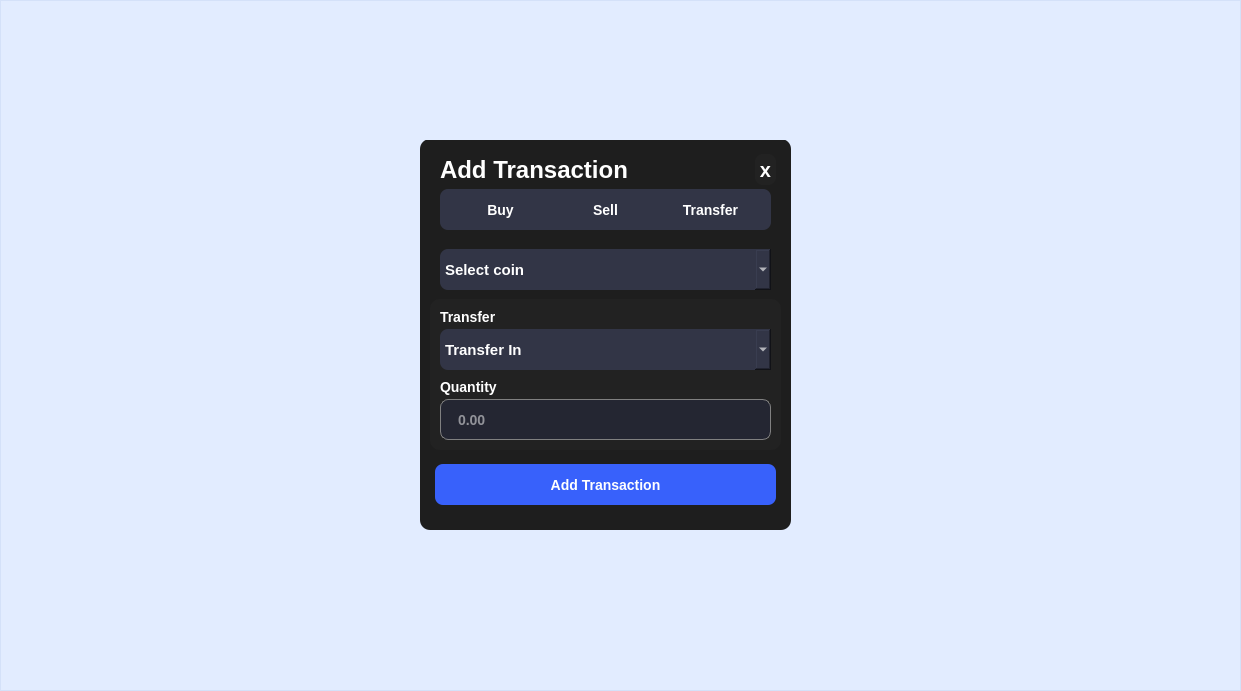
    <widget class="QFrame" name="ColorChangeFrame">
     <property name="geometry">
      <rect>
       <x>0</x>
       <y>0</y>
       <width>1241</width>
       <height>691</height>
      </rect>
     </property>
     <property name="styleSheet">
      <string notr="true">QFrame{
	background-color: rgba(56, 97, 251, 0.15);
	background-color: rgba(105,155,255,0.1);
}</string>
     </property>
     <property name="frameShape">
      <enum>QFrame::StyledPanel</enum>
     </property>
     <property name="frameShadow">
      <enum>QFrame::Raised</enum>
     </property>
     <widget class="QWidget" name="TransactionWidget" native="true">
      <property name="geometry">
       <rect>
        <x>420</x>
        <y>140</y>
        <width>371</width>
        <height>391</height>
       </rect>
      </property>
      <property name="styleSheet">
       <string notr="true">QWidget{
	
}</string>
      </property>
      <widget class="QFrame" name="TransactionFrame">
       <property name="geometry">
        <rect>
         <x>0</x>
         <y>-1</y>
         <width>371</width>
         <height>391</height>
        </rect>
       </property>
       <property name="styleSheet">
        <string notr="true">QFrame{
	background-color: rgb(30, 30, 30);
	border-radius:10px;
}
QFrame::TransactionFrame{
	border:1px solid white;
}</string>
       </property>
       <property name="frameShape">
        <enum>QFrame::StyledPanel</enum>
       </property>
       <property name="frameShadow">
        <enum>QFrame::Raised</enum>
       </property>
       <widget class="QPushButton" name="AddTransaction_2">
        <property name="geometry">
         <rect>
          <x>10</x>
          <y>320</y>
          <width>351</width>
          <height>51</height>
         </rect>
        </property>
        <property name="font">
         <font>
          <family>Arial</family>
          <pointsize>-1</pointsize>
          <weight>75</weight>
          <bold>true</bold>
          <underline>false</underline>
          <strikeout>false</strikeout>
         </font>
        </property>
        <property name="cursor">
         <cursorShape>PointingHandCursor</cursorShape>
        </property>
        <property name="styleSheet">
         <string notr="true">QPushButton{
	background-color: #3861fb;
	border: none;
	border-radius: 8px;
	padding: 0px 24px;
	word-spacing: normal;
	text-decoration: none;
	font-size: 14px;
	font-weight: 600;
	color: white;
	margin:5px;
}
QPushButton:hover{
	background-color: #4C75FF;
	margin:5px;
}
QPushButton:pressed{
	border: 2px solid #759EFF;
}</string>
        </property>
        <property name="text">
         <string>Add Transaction</string>
        </property>
       </widget>
       <widget class="QLabel" name="TransactionLabel">
        <property name="geometry">
         <rect>
          <x>20</x>
          <y>10</y>
          <width>221</width>
          <height>41</height>
         </rect>
        </property>
        <property name="font">
         <font>
          <family>Arial</family>
          <pointsize>18</pointsize>
          <weight>81</weight>
          <bold>true</bold>
          <underline>false</underline>
          <strikeout>false</strikeout>
         </font>
        </property>
        <property name="styleSheet">
         <string notr="true">QLabel{
	color:white;
	line-spacing:normal;
	text-decoration:none;
	font-weight:650;
}</string>
        </property>
        <property name="text">
         <string>Add Transaction</string>
        </property>
       </widget>
       <widget class="QFrame" name="frame_3">
        <property name="geometry">
         <rect>
          <x>20</x>
          <y>50</y>
          <width>331</width>
          <height>41</height>
         </rect>
        </property>
        <property name="styleSheet">
         <string notr="true">QFrame{
	Background-color:#323546;
	border-radius:8px;
}</string>
        </property>
        <property name="frameShape">
         <enum>QFrame::StyledPanel</enum>
        </property>
        <property name="frameShadow">
         <enum>QFrame::Raised</enum>
        </property>
        <widget class="QPushButton" name="buy">
         <property name="geometry">
          <rect>
           <x>0</x>
           <y>0</y>
           <width>121</width>
           <height>41</height>
          </rect>
         </property>
         <property name="font">
          <font>
           <family>Arial</family>
           <pointsize>-1</pointsize>
           <weight>75</weight>
           <bold>true</bold>
           <underline>false</underline>
           <strikeout>false</strikeout>
          </font>
         </property>
         <property name="cursor">
          <cursorShape>PointingHandCursor</cursorShape>
         </property>
         <property name="styleSheet">
          <string notr="true">QPushButton{
	background-color: #323546;
	border: none;
	border-radius: 8px;
	padding: 0px 24px;
	word-spacing: normal;
	text-decoration: none;
	font-size: 14px;
	font-weight: 600;
	color: white;
	margin:5px;
}
QPushButton:hover{
	background-color: #171924;
	margin:5px;
}
QPushButton:pressed{
	background-color: #171924;
}</string>
         </property>
         <property name="text">
          <string>Buy</string>
         </property>
         <property name="checkable">
          <bool>true</bool>
         </property>
         <property name="checked">
          <bool>false</bool>
         </property>
        </widget>
        <widget class="QPushButton" name="Sell">
         <property name="geometry">
          <rect>
           <x>110</x>
           <y>0</y>
           <width>111</width>
           <height>41</height>
          </rect>
         </property>
         <property name="font">
          <font>
           <family>Arial</family>
           <pointsize>-1</pointsize>
           <weight>75</weight>
           <bold>true</bold>
           <underline>false</underline>
           <strikeout>false</strikeout>
          </font>
         </property>
         <property name="cursor">
          <cursorShape>PointingHandCursor</cursorShape>
         </property>
         <property name="styleSheet">
          <string notr="true">QPushButton{
	background-color: #323546;
	border: none;
	border-radius: 8px;
	padding: 0px 24px;
	word-spacing: normal;
	text-decoration: none;
	font-size: 14px;
	font-weight: 600;
	color: white;
	margin:5px;
}
QPushButton:hover{
	background-color: #171924;
	margin:5px;
}
QPushButton:pressed{
	background-color:#171924;
}</string>
         </property>
         <property name="text">
          <string>Sell</string>
         </property>
         <property name="checkable">
          <bool>true</bool>
         </property>
        </widget>
        <widget class="QPushButton" name="Transfer">
         <property name="geometry">
          <rect>
           <x>210</x>
           <y>0</y>
           <width>121</width>
           <height>41</height>
          </rect>
         </property>
         <property name="font">
          <font>
           <family>Arial</family>
           <pointsize>-1</pointsize>
           <weight>75</weight>
           <bold>true</bold>
           <underline>false</underline>
           <strikeout>false</strikeout>
          </font>
         </property>
         <property name="cursor">
          <cursorShape>PointingHandCursor</cursorShape>
         </property>
         <property name="styleSheet">
          <string notr="true">QPushButton{
	background-color: #323546;
	border: none;
	border-radius: 8px;
	padding: 0px 14px;
	word-spacing: normal;
	text-decoration: none;
	font-size: 14px;
	font-weight: 600;
	color: white;
	margin:5px;
}
QPushButton:hover{
	background-color: #171924;
	margin:5px;
}
QPushButton:pressed{
	background-color:#171924;
}</string>
         </property>
         <property name="text">
          <string>Transfer</string>
         </property>
         <property name="checkable">
          <bool>true</bool>
         </property>
        </widget>
       </widget>
       <widget class="QComboBox" name="comboBox">
        <property name="geometry">
         <rect>
          <x>20</x>
          <y>110</y>
          <width>331</width>
          <height>41</height>
         </rect>
        </property>
        <property name="font">
         <font>
          <family>Arial</family>
          <pointsize>-1</pointsize>
          <weight>75</weight>
          <bold>true</bold>
         </font>
        </property>
        <property name="acceptDrops">
         <bool>true</bool>
        </property>
        <property name="styleSheet">
         <string notr="true">QComboBox{
	background-color:#323546;
	border-radius:8px;
	color:white;
	font-size: 15px
}
</string>
        </property>
        <item>
         <property name="text">
          <string>Select coin</string>
         </property>
        </item>
       </widget>
       <widget class="QPushButton" name="Cross">
        <property name="geometry">
         <rect>
          <x>330</x>
          <y>10</y>
          <width>31</width>
          <height>41</height>
         </rect>
        </property>
        <property name="font">
         <font>
          <family>Arial</family>
          <pointsize>-1</pointsize>
          <weight>75</weight>
          <bold>true</bold>
          <underline>false</underline>
          <strikeout>false</strikeout>
         </font>
        </property>
        <property name="cursor">
         <cursorShape>PointingHandCursor</cursorShape>
        </property>
        <property name="styleSheet">
         <string notr="true">QPushButton{
	background-color: #222222;
	border: none;
	border-radius: 8px;
	word-spacing: normal;
	text-decoration: none;
	font-size: 20px;
	font-weight: 600;
	color: white;
	margin:5px;
}
QPushButton:hover{
	background-color: red;
	margin:5px;
}
QPushButton:pressed{
	background-color: red;
}</string>
        </property>
        <property name="text">
         <string>x</string>
        </property>
       </widget>
       <widget class="QLineEdit" name="Quantity">
        <property name="geometry">
         <rect>
          <x>20</x>
          <y>190</y>
          <width>161</width>
          <height>31</height>
         </rect>
        </property>
        <property name="palette">
         <palette>
          <active>
           <colorrole role="WindowText">
            <brush brushstyle="SolidPattern">
             <color alpha="255">
              <red>255</red>
              <green>255</green>
              <blue>255</blue>
             </color>
            </brush>
           </colorrole>
           <colorrole role="Button">
            <brush brushstyle="SolidPattern">
             <color alpha="255">
              <red>36</red>
              <green>38</green>
              <blue>50</blue>
             </color>
            </brush>
           </colorrole>
           <colorrole role="Text">
            <brush brushstyle="SolidPattern">
             <color alpha="255">
              <red>255</red>
              <green>255</green>
              <blue>255</blue>
             </color>
            </brush>
           </colorrole>
           <colorrole role="ButtonText">
            <brush brushstyle="SolidPattern">
             <color alpha="255">
              <red>255</red>
              <green>255</green>
              <blue>255</blue>
             </color>
            </brush>
           </colorrole>
           <colorrole role="Base">
            <brush brushstyle="SolidPattern">
             <color alpha="255">
              <red>36</red>
              <green>38</green>
              <blue>50</blue>
             </color>
            </brush>
           </colorrole>
           <colorrole role="Window">
            <brush brushstyle="SolidPattern">
             <color alpha="255">
              <red>36</red>
              <green>38</green>
              <blue>50</blue>
             </color>
            </brush>
           </colorrole>
           <colorrole role="PlaceholderText">
            <brush brushstyle="NoBrush">
             <color alpha="128">
              <red>255</red>
              <green>255</green>
              <blue>255</blue>
             </color>
            </brush>
           </colorrole>
          </active>
          <inactive>
           <colorrole role="WindowText">
            <brush brushstyle="SolidPattern">
             <color alpha="255">
              <red>255</red>
              <green>255</green>
              <blue>255</blue>
             </color>
            </brush>
           </colorrole>
           <colorrole role="Button">
            <brush brushstyle="SolidPattern">
             <color alpha="255">
              <red>36</red>
              <green>38</green>
              <blue>50</blue>
             </color>
            </brush>
           </colorrole>
           <colorrole role="Text">
            <brush brushstyle="SolidPattern">
             <color alpha="255">
              <red>255</red>
              <green>255</green>
              <blue>255</blue>
             </color>
            </brush>
           </colorrole>
           <colorrole role="ButtonText">
            <brush brushstyle="SolidPattern">
             <color alpha="255">
              <red>255</red>
              <green>255</green>
              <blue>255</blue>
             </color>
            </brush>
           </colorrole>
           <colorrole role="Base">
            <brush brushstyle="SolidPattern">
             <color alpha="255">
              <red>36</red>
              <green>38</green>
              <blue>50</blue>
             </color>
            </brush>
           </colorrole>
           <colorrole role="Window">
            <brush brushstyle="SolidPattern">
             <color alpha="255">
              <red>36</red>
              <green>38</green>
              <blue>50</blue>
             </color>
            </brush>
           </colorrole>
           <colorrole role="PlaceholderText">
            <brush brushstyle="NoBrush">
             <color alpha="128">
              <red>255</red>
              <green>255</green>
              <blue>255</blue>
             </color>
            </brush>
           </colorrole>
          </inactive>
          <disabled>
           <colorrole role="WindowText">
            <brush brushstyle="SolidPattern">
             <color alpha="255">
              <red>255</red>
              <green>255</green>
              <blue>255</blue>
             </color>
            </brush>
           </colorrole>
           <colorrole role="Button">
            <brush brushstyle="SolidPattern">
             <color alpha="255">
              <red>36</red>
              <green>38</green>
              <blue>50</blue>
             </color>
            </brush>
           </colorrole>
           <colorrole role="Text">
            <brush brushstyle="SolidPattern">
             <color alpha="255">
              <red>255</red>
              <green>255</green>
              <blue>255</blue>
             </color>
            </brush>
           </colorrole>
           <colorrole role="ButtonText">
            <brush brushstyle="SolidPattern">
             <color alpha="255">
              <red>255</red>
              <green>255</green>
              <blue>255</blue>
             </color>
            </brush>
           </colorrole>
           <colorrole role="Base">
            <brush brushstyle="SolidPattern">
             <color alpha="255">
              <red>36</red>
              <green>38</green>
              <blue>50</blue>
             </color>
            </brush>
           </colorrole>
           <colorrole role="Window">
            <brush brushstyle="SolidPattern">
             <color alpha="255">
              <red>36</red>
              <green>38</green>
              <blue>50</blue>
             </color>
            </brush>
           </colorrole>
           <colorrole role="PlaceholderText">
            <brush brushstyle="NoBrush">
             <color alpha="128">
              <red>255</red>
              <green>255</green>
              <blue>255</blue>
             </color>
            </brush>
           </colorrole>
          </disabled>
         </palette>
        </property>
        <property name="font">
         <font>
          <family>Arial</family>
          <pointsize>-1</pointsize>
          <weight>75</weight>
          <bold>true</bold>
         </font>
        </property>
        <property name="styleSheet">
         <string notr="true">QLineEdit{
	background-color:#323546;
	background-color: rgb(36, 38, 50);
	border-radius:8px;
	border:0.5px solid gray;
	font-size:14px;
	padding-left:15px;
	color:white;
}
QLineEdit:hover{
	border-color:#3861fb;
}
QLineEdit:pressed{
	border-color:#3861fb;
}
QLineEdit:placeholderText{
	color:gray;
}</string>
        </property>
        <property name="text">
         <string/>
        </property>
        <property name="placeholderText">
         <string>0.00</string>
        </property>
        <property name="clearButtonEnabled">
         <bool>true</bool>
        </property>
       </widget>
       <widget class="QLabel" name="label">
        <property name="geometry">
         <rect>
          <x>20</x>
          <y>170</y>
          <width>71</width>
          <height>16</height>
         </rect>
        </property>
        <property name="font">
         <font>
          <family>Arial</family>
          <pointsize>-1</pointsize>
          <weight>75</weight>
          <bold>true</bold>
         </font>
        </property>
        <property name="styleSheet">
         <string notr="true">QLabel{
	color:white;
	font-weight:600;
	font-size:14px;
}</string>
        </property>
        <property name="text">
         <string>Quantity</string>
        </property>
       </widget>
       <widget class="QLabel" name="label_2">
        <property name="geometry">
         <rect>
          <x>190</x>
          <y>170</y>
          <width>111</width>
          <height>16</height>
         </rect>
        </property>
        <property name="font">
         <font>
          <family>Arial</family>
          <pointsize>-1</pointsize>
          <weight>75</weight>
          <bold>true</bold>
         </font>
        </property>
        <property name="styleSheet">
         <string notr="true">QLabel{
	color:white;
	font-weight:600;
	font-size:14px;
}</string>
        </property>
        <property name="text">
         <string>Price Per Coin</string>
        </property>
       </widget>
       <widget class="QLineEdit" name="CoinPrice">
        <property name="geometry">
         <rect>
          <x>190</x>
          <y>190</y>
          <width>161</width>
          <height>31</height>
         </rect>
        </property>
        <property name="font">
         <font>
          <family>Arial</family>
          <pointsize>-1</pointsize>
          <weight>75</weight>
          <bold>true</bold>
         </font>
        </property>
        <property name="styleSheet">
         <string notr="true">QLineEdit{
	background-color:#323546;
	background-color: rgb(36, 38, 50);
	border-radius:8px;
	font-size:14px;
	border:0.5px solid gray;
	padding-left:25px;
	color:white;
}
QLineEdit:hover{
	border-color:#3861fb;
}
QLineEdit:clicked{
	border-color:#3861fb;
}</string>
        </property>
        <property name="clearButtonEnabled">
         <bool>true</bool>
        </property>
       </widget>
       <widget class="QFrame" name="frame_2">
        <property name="geometry">
         <rect>
          <x>20</x>
          <y>230</y>
          <width>331</width>
          <height>80</height>
         </rect>
        </property>
        <property name="styleSheet">
         <string notr="true">QFrame{
	background-color:#323546;
	background-color: rgb(36, 38, 50);
	border-radius:8px;
	border:0.5px solid gray;
	font-weight:600;
	color:white;
}</string>
        </property>
        <property name="frameShape">
         <enum>QFrame::StyledPanel</enum>
        </property>
        <property name="frameShadow">
         <enum>QFrame::Raised</enum>
        </property>
        <widget class="QLineEdit" name="TotalSpent">
         <property name="enabled">
          <bool>false</bool>
         </property>
         <property name="geometry">
          <rect>
           <x>20</x>
           <y>30</y>
           <width>281</width>
           <height>31</height>
          </rect>
         </property>
         <property name="font">
          <font>
           <family>Arial</family>
           <pointsize>18</pointsize>
           <weight>75</weight>
           <bold>true</bold>
           <underline>false</underline>
           <strikeout>false</strikeout>
          </font>
         </property>
         <property name="mouseTracking">
          <bool>false</bool>
         </property>
         <property name="acceptDrops">
          <bool>false</bool>
         </property>
         <property name="styleSheet">
          <string notr="true">QLineEdit{
	background-color:#323546;
	background-color: rgb(36, 38, 50);
	border:none;
	text-decoration:none;
	color:white;
}</string>
         </property>
         <property name="text">
          <string>$0</string>
         </property>
        </widget>
        <widget class="QLabel" name="Total_label">
         <property name="geometry">
          <rect>
           <x>20</x>
           <y>10</y>
           <width>151</width>
           <height>16</height>
          </rect>
         </property>
         <property name="font">
          <font>
           <family>Arial</family>
           <pointsize>-1</pointsize>
           <weight>75</weight>
           <bold>true</bold>
          </font>
         </property>
         <property name="styleSheet">
          <string notr="true">QLabel{
	color:#9ca2b5;
	font-size:14px;
	border:none;
}</string>
         </property>
         <property name="text">
          <string>Total Spent</string>
         </property>
        </widget>
       </widget>
       <widget class="QLabel" name="Dollar">
        <property name="geometry">
         <rect>
          <x>200</x>
          <y>195</y>
          <width>16</width>
          <height>21</height>
         </rect>
        </property>
        <property name="font">
         <font>
          <family>Arial</family>
          <pointsize>-1</pointsize>
          <weight>75</weight>
          <bold>true</bold>
         </font>
        </property>
        <property name="styleSheet">
         <string notr="true">QLabel{
background:none;
	color:white;
	font-size:16px;
}</string>
        </property>
        <property name="text">
         <string>$</string>
        </property>
       </widget>
       <widget class="QFrame" name="TransferFrame">
        <property name="geometry">
         <rect>
          <x>10</x>
          <y>160</y>
          <width>351</width>
          <height>151</height>
         </rect>
        </property>
        <property name="styleSheet">
         <string notr="true">QFrame{
	background-color:rgb(34,34,34);
}</string>
        </property>
        <property name="frameShape">
         <enum>QFrame::StyledPanel</enum>
        </property>
        <property name="frameShadow">
         <enum>QFrame::Raised</enum>
        </property>
        <widget class="QLabel" name="label_3">
         <property name="geometry">
          <rect>
           <x>10</x>
           <y>10</y>
           <width>71</width>
           <height>16</height>
          </rect>
         </property>
         <property name="font">
          <font>
           <family>Arial</family>
           <pointsize>-1</pointsize>
           <weight>75</weight>
           <bold>true</bold>
          </font>
         </property>
         <property name="styleSheet">
          <string notr="true">QLabel{
	color:white;
	font-weight:600;
	font-size:14px;
}</string>
         </property>
         <property name="text">
          <string>Transfer</string>
         </property>
        </widget>
        <widget class="QComboBox" name="comboBox_2">
         <property name="geometry">
          <rect>
           <x>10</x>
           <y>30</y>
           <width>331</width>
           <height>41</height>
          </rect>
         </property>
         <property name="font">
          <font>
           <family>Arial</family>
           <pointsize>-1</pointsize>
           <weight>75</weight>
           <bold>true</bold>
          </font>
         </property>
         <property name="acceptDrops">
          <bool>true</bool>
         </property>
         <property name="styleSheet">
          <string notr="true">QComboBox{
	background-color:#323546;
	border-radius:8px;
	color:white;
	font-size: 15px
}
</string>
         </property>
         <item>
          <property name="text">
           <string>Transfer In</string>
          </property>
         </item>
         <item>
          <property name="text">
           <string>Transfer Out</string>
          </property>
         </item>
        </widget>
        <widget class="QLabel" name="label_4">
         <property name="geometry">
          <rect>
           <x>10</x>
           <y>80</y>
           <width>71</width>
           <height>16</height>
          </rect>
         </property>
         <property name="font">
          <font>
           <family>Arial</family>
           <pointsize>-1</pointsize>
           <weight>75</weight>
           <bold>true</bold>
          </font>
         </property>
         <property name="styleSheet">
          <string notr="true">QLabel{
	color:white;
	font-weight:600;
	font-size:14px;
}</string>
         </property>
         <property name="text">
          <string>Quantity</string>
         </property>
        </widget>
        <widget class="QLineEdit" name="Quantity_2">
         <property name="geometry">
          <rect>
           <x>10</x>
           <y>100</y>
           <width>331</width>
           <height>41</height>
          </rect>
         </property>
         <property name="palette">
          <palette>
           <active>
            <colorrole role="WindowText">
             <brush brushstyle="SolidPattern">
              <color alpha="255">
               <red>255</red>
               <green>255</green>
               <blue>255</blue>
              </color>
             </brush>
            </colorrole>
            <colorrole role="Button">
             <brush brushstyle="SolidPattern">
              <color alpha="255">
               <red>36</red>
               <green>38</green>
               <blue>50</blue>
              </color>
             </brush>
            </colorrole>
            <colorrole role="Text">
             <brush brushstyle="SolidPattern">
              <color alpha="255">
               <red>255</red>
               <green>255</green>
               <blue>255</blue>
              </color>
             </brush>
            </colorrole>
            <colorrole role="ButtonText">
             <brush brushstyle="SolidPattern">
              <color alpha="255">
               <red>255</red>
               <green>255</green>
               <blue>255</blue>
              </color>
             </brush>
            </colorrole>
            <colorrole role="Base">
             <brush brushstyle="SolidPattern">
              <color alpha="255">
               <red>36</red>
               <green>38</green>
               <blue>50</blue>
              </color>
             </brush>
            </colorrole>
            <colorrole role="Window">
             <brush brushstyle="SolidPattern">
              <color alpha="255">
               <red>36</red>
               <green>38</green>
               <blue>50</blue>
              </color>
             </brush>
            </colorrole>
            <colorrole role="PlaceholderText">
             <brush brushstyle="NoBrush">
              <color alpha="128">
               <red>255</red>
               <green>255</green>
               <blue>255</blue>
              </color>
             </brush>
            </colorrole>
           </active>
           <inactive>
            <colorrole role="WindowText">
             <brush brushstyle="SolidPattern">
              <color alpha="255">
               <red>255</red>
               <green>255</green>
               <blue>255</blue>
              </color>
             </brush>
            </colorrole>
            <colorrole role="Button">
             <brush brushstyle="SolidPattern">
              <color alpha="255">
               <red>36</red>
               <green>38</green>
               <blue>50</blue>
              </color>
             </brush>
            </colorrole>
            <colorrole role="Text">
             <brush brushstyle="SolidPattern">
              <color alpha="255">
               <red>255</red>
               <green>255</green>
               <blue>255</blue>
              </color>
             </brush>
            </colorrole>
            <colorrole role="ButtonText">
             <brush brushstyle="SolidPattern">
              <color alpha="255">
               <red>255</red>
               <green>255</green>
               <blue>255</blue>
              </color>
             </brush>
            </colorrole>
            <colorrole role="Base">
             <brush brushstyle="SolidPattern">
              <color alpha="255">
               <red>36</red>
               <green>38</green>
               <blue>50</blue>
              </color>
             </brush>
            </colorrole>
            <colorrole role="Window">
             <brush brushstyle="SolidPattern">
              <color alpha="255">
               <red>36</red>
               <green>38</green>
               <blue>50</blue>
              </color>
             </brush>
            </colorrole>
            <colorrole role="PlaceholderText">
             <brush brushstyle="NoBrush">
              <color alpha="128">
               <red>255</red>
               <green>255</green>
               <blue>255</blue>
              </color>
             </brush>
            </colorrole>
           </inactive>
           <disabled>
            <colorrole role="WindowText">
             <brush brushstyle="SolidPattern">
              <color alpha="255">
               <red>255</red>
               <green>255</green>
               <blue>255</blue>
              </color>
             </brush>
            </colorrole>
            <colorrole role="Button">
             <brush brushstyle="SolidPattern">
              <color alpha="255">
               <red>36</red>
               <green>38</green>
               <blue>50</blue>
              </color>
             </brush>
            </colorrole>
            <colorrole role="Text">
             <brush brushstyle="SolidPattern">
              <color alpha="255">
               <red>255</red>
               <green>255</green>
               <blue>255</blue>
              </color>
             </brush>
            </colorrole>
            <colorrole role="ButtonText">
             <brush brushstyle="SolidPattern">
              <color alpha="255">
               <red>255</red>
               <green>255</green>
               <blue>255</blue>
              </color>
             </brush>
            </colorrole>
            <colorrole role="Base">
             <brush brushstyle="SolidPattern">
              <color alpha="255">
               <red>36</red>
               <green>38</green>
               <blue>50</blue>
              </color>
             </brush>
            </colorrole>
            <colorrole role="Window">
             <brush brushstyle="SolidPattern">
              <color alpha="255">
               <red>36</red>
               <green>38</green>
               <blue>50</blue>
              </color>
             </brush>
            </colorrole>
            <colorrole role="PlaceholderText">
             <brush brushstyle="NoBrush">
              <color alpha="128">
               <red>255</red>
               <green>255</green>
               <blue>255</blue>
              </color>
             </brush>
            </colorrole>
           </disabled>
          </palette>
         </property>
         <property name="font">
          <font>
           <family>Arial</family>
           <pointsize>-1</pointsize>
           <weight>75</weight>
           <bold>true</bold>
          </font>
         </property>
         <property name="styleSheet">
          <string notr="true">QLineEdit{
	background-color:#323546;
	background-color: rgb(36, 38, 50);
	border-radius:8px;
	border:0.5px solid gray;
	font-size:14px;
	padding-left:15px;
	color:white;
}
QLineEdit:hover{
	border-color:#3861fb;
}
QLineEdit:pressed{
	border-color:#3861fb;
}
QLineEdit:placeholderText{
	color:gray;
}</string>
         </property>
         <property name="text">
          <string/>
         </property>
         <property name="placeholderText">
          <string>0.00</string>
         </property>
         <property name="clearButtonEnabled">
          <bool>true</bool>
         </property>
        </widget>
       </widget>
      </widget>
     </widget>
    </widget>
